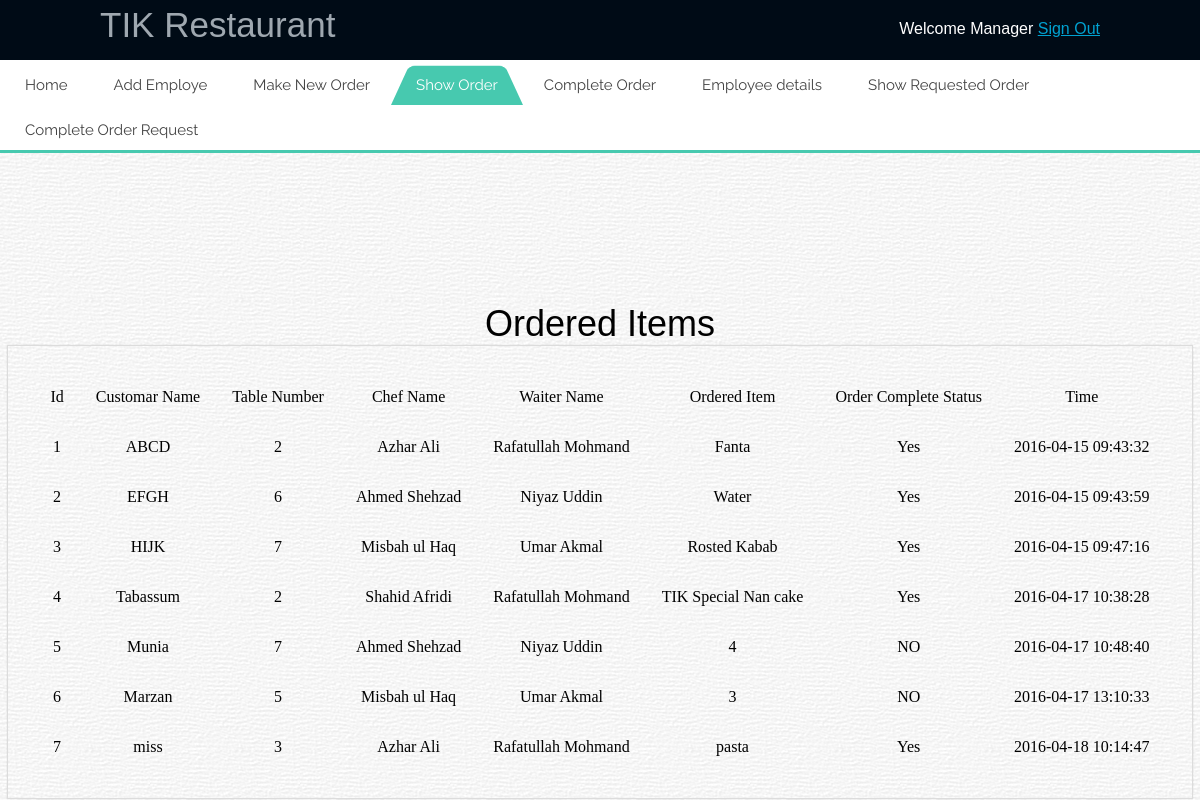
The page /showorder.php (signed in) on the database its author committed.
### tables this page shows
CREATE TABLE IF NOT EXISTS `users` (
`user_id` int(5) NOT NULL,
  `user_name` varchar(25) NOT NULL,
  `user_email` varchar(35) NOT NULL,
  `user_pass` varchar(50) NOT NULL,
  `designation` int(5) NOT NULL,
  `chefavlinfo` int(5) NOT NULL,
  `waiteravlinfo` int(5) NOT NULL,
  `total_order` int(11) NOT NULL
);

CREATE TABLE IF NOT EXISTS `foodorder` (
`order_id` int(11) NOT NULL,
  `customar_name` varchar(50) NOT NULL,
  `table_number` varchar(20) NOT NULL,
  `waiter_name` varchar(80) NOT NULL,
  `chef_name` varchar(50) NOT NULL,
  `food_details` varchar(200) NOT NULL,
  `completestatus` int(11) NOT NULL,
  `created_at` timestamp NULL DEFAULT CURRENT_TIMESTAMP
);

### showorder.php (the view, shortened to what this page needs)
 <?php
 include_once 'dbconnect.php';
 $res=mysqli_query($con,"SELECT * FROM users WHERE user_id=".$_SESSION['user']);
 $userRow=mysqli_fetch_array($res);
 ?>
 <!DOCTYPE html >
<html >
<head>
<link rel="stylesheet" href="style.css" type="text/css" />
<link rel="stylesheet" href="styles.css">
</head>
<body background="pic/70276-vintage-background.png">
 <div id="header">
         <div id="left">
            <label>TIK Restaurant</label>
         </div>
         <div id="right">
            <div id="content">
               Welcome <?php echo $userRow['user_name']; ?>&nbsp;<a href="logout.php?logout">Sign Out</a>
            </div>
         </div>
      </div>
      <div id='cssmenu'>
      <ul>
         <li><a href='admin.php'>Home</a></li>
         <li><a href='register.php'>Add Employe</a></li>
         <li><a href='makeorder.php'>Make New Order</a></li>
         <li class='active'><a href='showorder.php'>Show Order</a></li>
         <li><a href='makecomplete.php'>Complete Order</a></li>
         <li><a href='employee.php'>Employee details</a></li>
		 <li><a href='requestedorder.php'>Show Requested Order</a></li>
		 <li><a href='requestfromemployee.php'>Complete Order Request</a></li>
      </ul>
    </div>
<?php
$query=mysqli_query($con,"SELECT * FROM foodorder") or die(mysqli_error());
if(mysqli_num_rows($query)>0):
?>
<tr>
         <div id="body">
            <a>Ordered Items</a>
         </div>
      </tr>
      <form method="post">
<center>
<table>
<center>
  <tr>
    <td align="center">Id</td>
    <td align="center">Customar Name</td>
    <td align="center">Table Number</td>
    <td align="center">Chef Name</td>
    <td align="center">Waiter Name</td>
    <td align="center">Ordered Item</td>
    <td align="center">Order Complete Status</td>
    <td align="center">Time</td>
  </tr>
  <?php
  while($row=mysqli_fetch_object($query)):?>
  <tr>
    <td align="center"><?php echo $row->order_id;?></td>
    <td align="center"><?php echo $row->customar_name; ?></td>
    <td align="center"><?php echo $row->table_number;?></td>
    <td align="center"><?php echo $row->chef_name; ?></td>
    <td align="center"><?php echo $row->waiter_name; ?></td>
    <td align="center"><?php echo $row->food_details;  ?></td>
    <td align="center"><?php
    if($row->completestatus==1)
     echo "Yes";
      else
      echo "NO";
    ?></td>
    <td align="center"><?php echo $row->created_at;  ?></td>
  <?php endwhile;?>
   </form>
<?php
else: ?>
<h3>No Results found.</h3>
<?php endif; ?>
</body>
</html>

### style.css (style rules this page uses)
* { margin:0; padding:0; }
table { border:solid #dcdcdc 1px; padding:25px; box-shadow: 0px 0px 1px rgba(0,0,0,0.2); }
table tr,td { padding:15px; //border:solid #e1e1e1 1px; }
* #header { width:100%; height:60px; background:rgba(00,11,22,33); color:#9fa8b0; font-family:Verdana, Geneva, sans-serif; }
#header #left { float:left; position:relative; }
#header #left label { position:relative; top:5px; left:100px; font-size:35px; }
#header #right { float:right; position:relative; }
#header #right #content { position:relative; top:20px; right:100px; color:#fff; }
#header #right #content a { color:#00a2d1; }
#body { text-align:center; margin-top:150px; font-family:Verdana, Geneva, sans-serif; font-size:36px; }

### styles.css (style rules this page uses)
#cssmenu, #cssmenu ul, #cssmenu ul li, #cssmenu ul li a { margin: 0; padding: 0; border: 0; list-style: none; line-height: 1; display: block; position: relative; -webkit-box-sizing: border-box; -moz-box-sizing: border-box; box-sizing: border-box; }
#cssmenu:after, #cssmenu > ul:after { content: "."; display: block; clear: both; visibility: hidden; line-height: 0; height: 0; }
#cssmenu { width: auto; border-bottom: 3px solid #47c9af; font-family: Raleway, sans-serif; line-height: 1; }
#cssmenu ul { background: #ffffff; }
#cssmenu > ul > li { float: left; }
#cssmenu > ul > li > a { z-index: 2; padding: 18px 25px 12px 25px; font-size: 15px; font-weight: 400; text-decoration: none; color: #444444; -webkit-transition: all .2s ease; -moz-transition: all .2s ease; -ms-transition: all .2s ease; -o-transition: all .2s ease; transition: all .2s ease; margin-right: -4px; }
#cssmenu > ul > li.active > a, #cssmenu > ul > li:hover > a, #cssmenu > ul > li > a:hover { color: #ffffff; }
#cssmenu > ul > li > a:after { position: absolute; left: 0; bottom: 0; right: 0; z-index: -1; width: 100%; height: 120%; border-top-left-radius: 8px; border-top-right-radius: 8px; content: ""; -webkit-transition: all .2s ease; -o-transition: all .2s ease; transition: all .2s ease; -webkit-transform: perspective(5px) rotateX(2deg); -webkit-transform-origin: bottom; -moz-transform: perspective(5px) rotateX(2deg); -moz-transform-origin: bottom; transform: perspective(5px) rotateX(2deg); transform-origin: bottom; }
#cssmenu > ul > li.active > a:after, #cssmenu > ul > li:hover > a:after, #cssmenu > ul > li > a:hover:after { background: #47c9af; }

### rows shown on the page
users: user_name "Manager"
foodorder: order_id "1", customar_name "ABCD", table_number "2", chef_name "Azhar Ali", waiter_name "Rafatullah Mohmand", food_details "Fanta", completestatus "Yes", created_at "2016-04-15 09:43:32"
foodorder: order_id "2", customar_name "EFGH", table_number "6", chef_name "Ahmed Shehzad", waiter_name "Niyaz Uddin", food_details "Water", completestatus "Yes", created_at "2016-04-15 09:43:59"
foodorder: order_id "3", customar_name "HIJK", table_number "7", chef_name "Misbah ul Haq", waiter_name "Umar Akmal", food_details "Rosted Kabab", completestatus "Yes", created_at "2016-04-15 09:47:16"
foodorder: order_id "4", customar_name "Tabassum", table_number "2", chef_name "Shahid Afridi", waiter_name "Rafatullah Mohmand", food_details "TIK Special Nan cake", completestatus "Yes", created_at "2016-04-17 10:38:28"
foodorder: order_id "5", customar_name "Munia", table_number "7", chef_name "Ahmed Shehzad", waiter_name "Niyaz Uddin", food_details "4", completestatus "NO", created_at "2016-04-17 10:48:40"
foodorder: order_id "6", customar_name "Marzan", table_number "5", chef_name "Misbah ul Haq", waiter_name "Umar Akmal", food_details "3", completestatus "NO", created_at "2016-04-17 13:10:33"
foodorder: order_id "7", customar_name "miss", table_number "3", chef_name "Azhar Ali", waiter_name "Rafatullah Mohmand", food_details "pasta", completestatus "Yes", created_at "2016-04-18 10:14:47"
